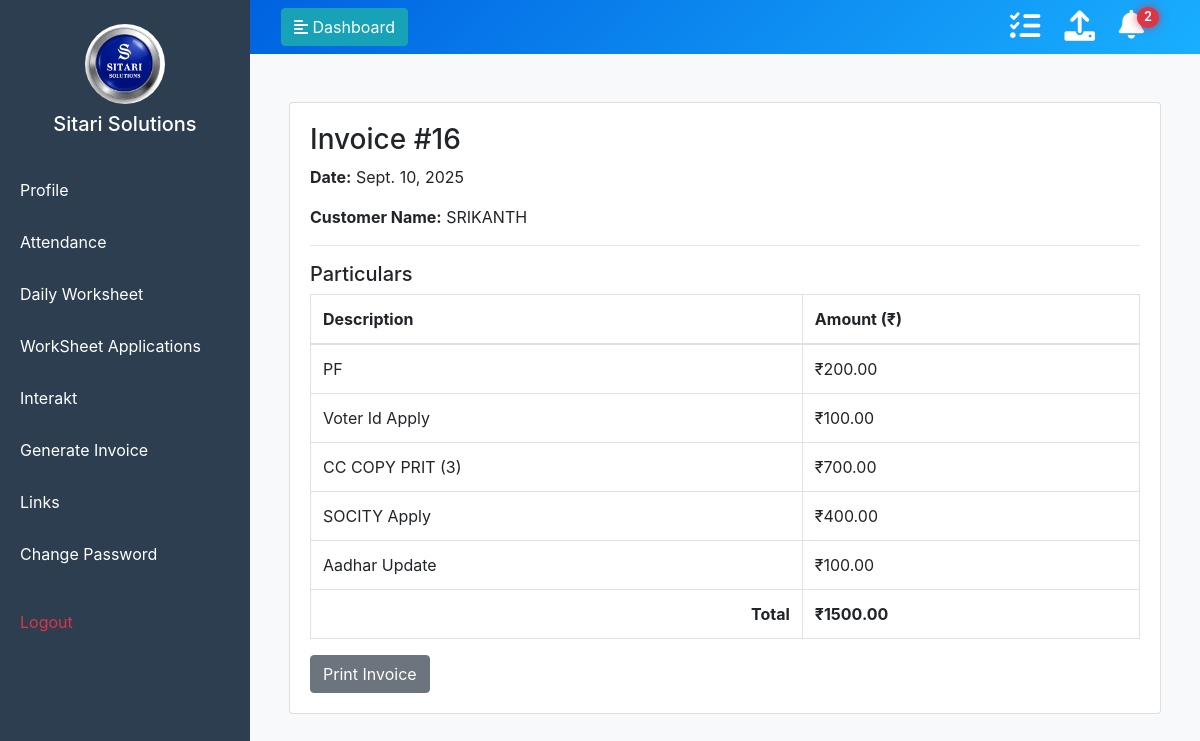
The page /invoice/16/ (signed in) on the database its author committed.
### management/models.py (models this page shows)
class Invoice(models.Model):
    invoice_id = models.AutoField(primary_key=True)
    date = models.DateField(default=timezone.now)
    customer_name = models.CharField(max_length=255)

class Particular(models.Model):
    invoice = models.ForeignKey(Invoice, related_name='particulars', on_delete=models.CASCADE)
    description = models.CharField(max_length=255)
    amount = models.DecimalField(max_digits=10, decimal_places=2)

### management/views.py (the view)
# urls.py: path('invoice/<int:pk>/', views.invoice_detail, name='invoice_detail'),
def invoice_detail(request, pk):
    invoice = get_object_or_404(Invoice, pk=pk)
    particulars = invoice.particulars.all()
    total = sum([p.amount for p in particulars])
    return render(request, 'invoice_detail.html', {
        'invoice': invoice,
        'particulars': particulars,
        'total': total,
    })

### management/context_processors.py (called while the page is built)
def notifications_context(request):
    if request.session.get('employee_id'):
        employee_id = request.session.get('employee_id')
        count = UserNotificationStatus.objects.filter(employee_id=employee_id, is_read=False).count()
        return {'unread_notification_count': count}
    return {'unread_notification_count': 0}

### management/ip_restriction.py (called while the page is built)
def get_client_ip(request):
    x_forwarded_for = request.META.get('HTTP_X_FORWARDED_FOR')
    if x_forwarded_for:
        ip = x_forwarded_for.split(',')[0].strip()
    else:
        ip = request.META.get('REMOTE_ADDR')
    return ip

    def __call__(self, request):
        ip = get_client_ip(request)
        if not self.is_ip_allowed(ip):
            logger.warning(f"Access denied for IP: {ip}")
            return HttpResponseForbidden("Access denied.")
        response = self.get_response(request)
        return response

### management/models.py (called while the page is built)
    def __str__(self):
        return self.name

### management/templatetags/upload_tags.py (called while the page is built)
@register.simple_tag
def get_upload_form():
    return EmployeeUploadForm()

### management/templates/invoice_detail.html
{% extends "masteremployee.html" %}
{% block content %}
<main class="container py-4">
    <div class="card">
        <div class="card-body">
            <h3>Invoice #{{ invoice.invoice_id }}</h3>
            <p><strong>Date:</strong> {{ invoice.date }}</p>
            <p><strong>Customer Name:</strong> {{ invoice.customer_name }}</p>
            <hr>
            <h5>Particulars</h5>
            <table class="table table-bordered">
                <thead>
                    <tr>
                        <th>Description</th>
                        <th>Amount (₹)</th>
                    </tr>
                </thead>
                <tbody>
                    {% for item in particulars %}
                    <tr>
                        <td>{{ item.description }}</td>
                        <td>₹{{ item.amount }}</td>
                    </tr>
                    {% endfor %}
                    <tr>
                        <th class="text-right">Total</th>
                        <th>₹{{ total }}</th>
                    </tr>
                </tbody>
            </table>
            <button onclick="window.print();" class="btn btn-secondary">Print Invoice</button>
        </div>
    </div>
</main>
{% endblock %}

### management/templates/masteremployee.html (style rules this page uses)
body { background-color: #f8f9fa; overflow: hidden; }

### rows shown on the page
Invoice: invoice_id "16", date "Sept. 10, 2025", customer_name "SRIKANTH"
Particular: description "PF", amount "200.00"
Particular: description "Voter Id Apply", amount "100.00"
Particular: description "CC COPY PRIT (3)", amount "700.00"
Particular: description "SOCITY Apply", amount "400.00"
Particular: description "Aadhar Update", amount "100.00"

### other values the page prints
{{ unread_notification_count }} "2"
{{ total }} "1500.00"
